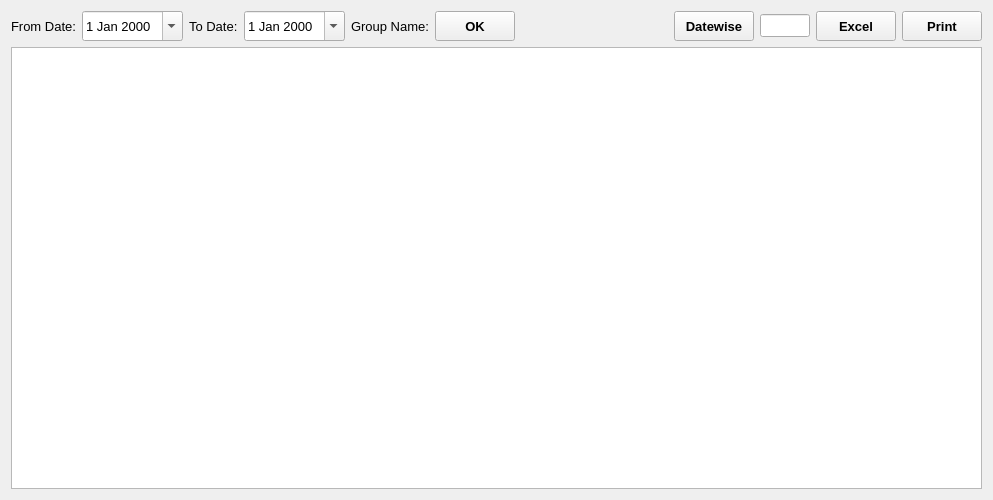
<?xml version="1.0" encoding="UTF-8"?>
<ui version="4.0">
 <class>WorkOrderReport</class>
 <widget class="QWidget" name="WorkOrderReport">
  <property name="geometry">
   <rect>
    <x>0</x>
    <y>0</y>
    <width>993</width>
    <height>500</height>
   </rect>
  </property>
  <property name="font">
   <font>
    <family>Microsoft YaHei UI</family>
    <pointsize>10</pointsize>
   </font>
  </property>
  <property name="windowTitle">
   <string>Form</string>
  </property>
  <layout class="QVBoxLayout" name="verticalLayout" stretch="0,0,1">
   <item>
    <layout class="QHBoxLayout" name="appBarLayout"/>
   </item>
   <item>
    <layout class="QHBoxLayout" name="horizontalLayout" stretch="0,0,0,0,0,0,0,0,0,0,0,0">
     <item>
      <widget class="QLabel" name="fromDateLabel">
       <property name="text">
        <string>From Date:</string>
       </property>
      </widget>
     </item>
     <item>
      <widget class="QDateEdit" name="fromDateDateEdit">
       <property name="minimumSize">
        <size>
         <width>0</width>
         <height>30</height>
        </size>
       </property>
       <property name="calendarPopup">
        <bool>true</bool>
       </property>
      </widget>
     </item>
     <item>
      <widget class="QLabel" name="toDateLabel">
       <property name="text">
        <string>To Date:</string>
       </property>
      </widget>
     </item>
     <item>
      <widget class="QDateEdit" name="toDateDateEdit">
       <property name="minimumSize">
        <size>
         <width>0</width>
         <height>30</height>
        </size>
       </property>
       <property name="calendarPopup">
        <bool>true</bool>
       </property>
      </widget>
     </item>
     <item>
      <widget class="QLabel" name="label_2">
       <property name="text">
        <string>Group Name:</string>
       </property>
      </widget>
     </item>
     <item>
      <layout class="QHBoxLayout" name="groupLay"/>
     </item>
     <item>
      <widget class="QToolButton" name="OKButton">
       <property name="minimumSize">
        <size>
         <width>80</width>
         <height>30</height>
        </size>
       </property>
       <property name="font">
        <font>
         <weight>75</weight>
         <bold>true</bold>
        </font>
       </property>
       <property name="text">
        <string>OK</string>
       </property>
      </widget>
     </item>
     <item>
      <spacer name="horizontalSpacer">
       <property name="orientation">
        <enum>Qt::Horizontal</enum>
       </property>
       <property name="sizeHint" stdset="0">
        <size>
         <width>40</width>
         <height>20</height>
        </size>
       </property>
      </spacer>
     </item>
     <item>
      <widget class="QToolButton" name="datewiseButton">
       <property name="minimumSize">
        <size>
         <width>80</width>
         <height>30</height>
        </size>
       </property>
       <property name="font">
        <font>
         <weight>75</weight>
         <bold>true</bold>
        </font>
       </property>
       <property name="text">
        <string>Datewise</string>
       </property>
      </widget>
     </item>
     <item>
      <widget class="QLineEdit" name="intervalLine">
       <property name="maximumSize">
        <size>
         <width>50</width>
         <height>16777215</height>
        </size>
       </property>
      </widget>
     </item>
     <item>
      <widget class="QToolButton" name="excelButton">
       <property name="minimumSize">
        <size>
         <width>80</width>
         <height>30</height>
        </size>
       </property>
       <property name="font">
        <font>
         <weight>75</weight>
         <bold>true</bold>
        </font>
       </property>
       <property name="text">
        <string>Excel</string>
       </property>
      </widget>
     </item>
     <item>
      <widget class="QToolButton" name="printButton">
       <property name="minimumSize">
        <size>
         <width>80</width>
         <height>30</height>
        </size>
       </property>
       <property name="font">
        <font>
         <weight>75</weight>
         <bold>true</bold>
        </font>
       </property>
       <property name="text">
        <string>Print</string>
       </property>
      </widget>
     </item>
    </layout>
   </item>
   <item>
    <widget class="QTableView" name="tableView">
     <property name="font">
      <font>
       <pointsize>12</pointsize>
      </font>
     </property>
     <property name="alternatingRowColors">
      <bool>true</bool>
     </property>
     <property name="selectionBehavior">
      <enum>QAbstractItemView::SelectRows</enum>
     </property>
    </widget>
   </item>
  </layout>
 </widget>
 <resources/>
 <connections/>
</ui>
